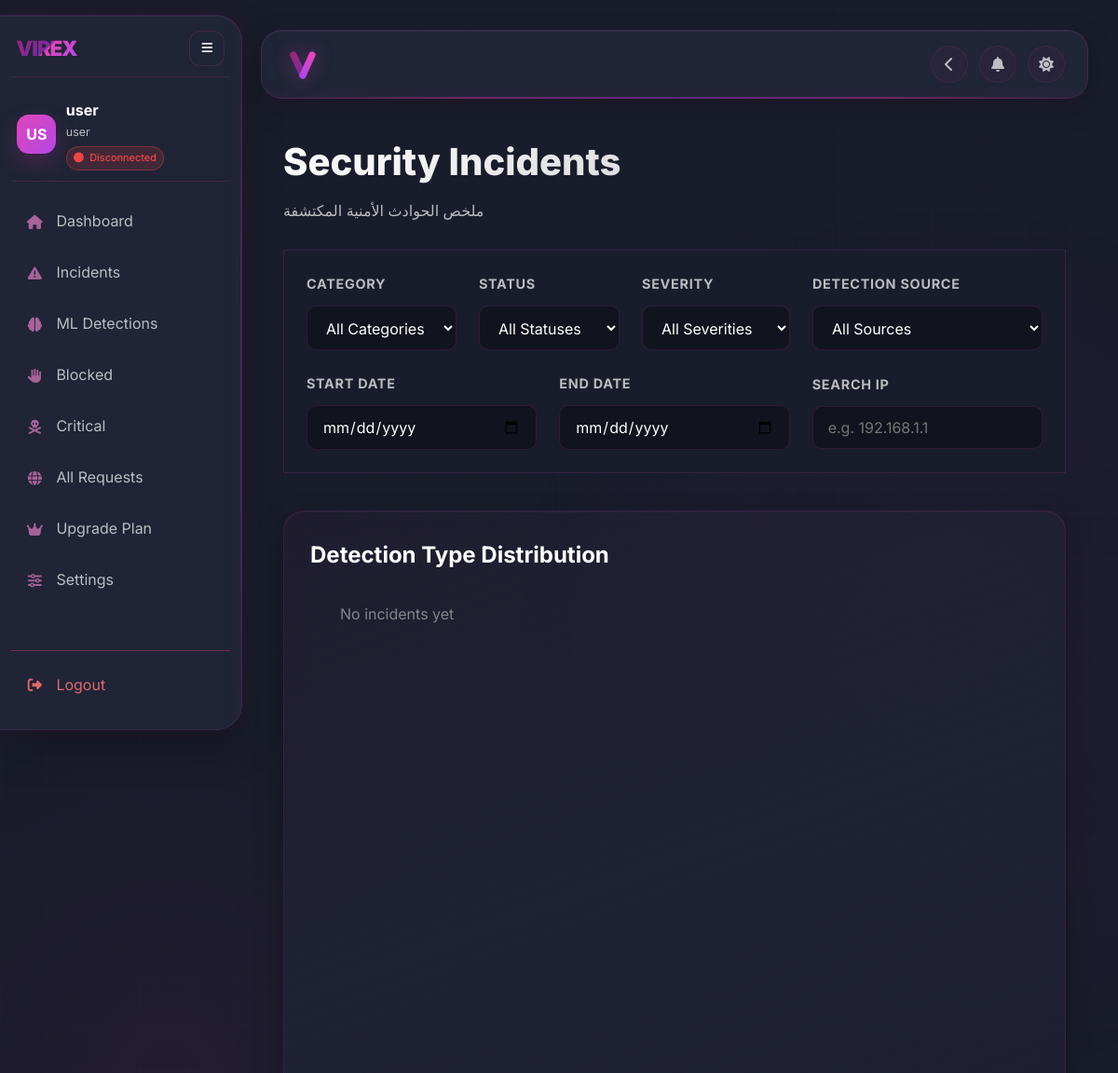
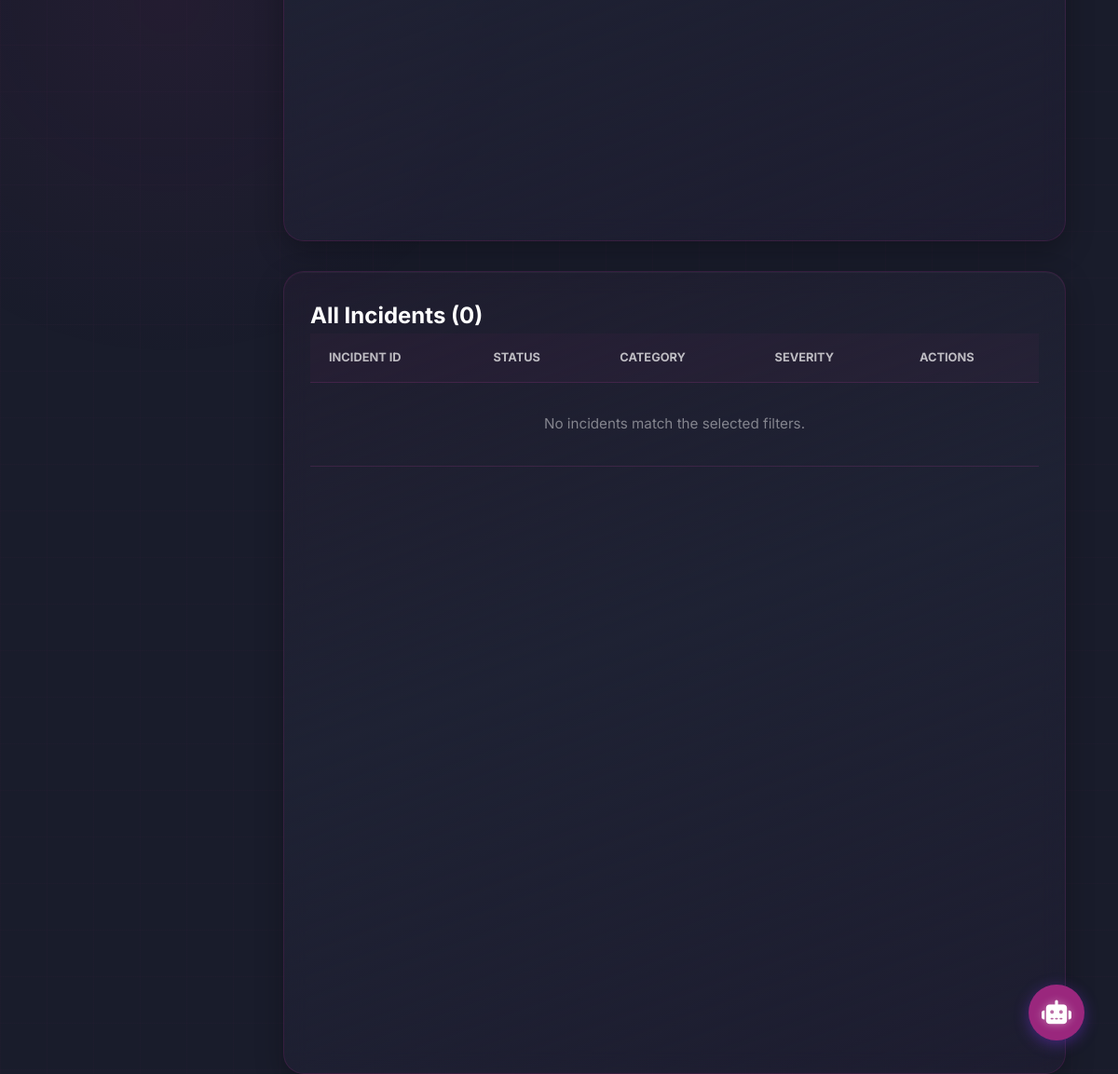
Page /incidents_list (signed in) on the committed database (2 pictures, top to bottom).
### tables this page shows
CREATE TABLE users (
    user_id INTEGER PRIMARY KEY AUTOINCREMENT,
    username TEXT NOT NULL UNIQUE,
    password_hash TEXT NOT NULL,
    email TEXT UNIQUE,
    role_id INTEGER,
    department_id INTEGER,
    is_active BOOLEAN DEFAULT 1,
    last_login TIMESTAMP,
    created_at TIMESTAMP DEFAULT CURRENT_TIMESTAMP,
    updated_at TIMESTAMP, reset_token TEXT, reset_token_expiry TIMESTAMP,
    FOREIGN KEY (role_id) REFERENCES roles(role_id),
    FOREIGN KEY (department_id) REFERENCES departments(department_id)
);

CREATE TABLE roles (
    role_id INTEGER PRIMARY KEY AUTOINCREMENT,
    name TEXT NOT NULL,
    description TEXT,
    created_at TIMESTAMP DEFAULT CURRENT_TIMESTAMP
);

### app/dashboard/routes.py (the view, shortened to what this page needs)
    @app.route('/incidents')
    @app.route('/incidents_list')
    @token_required
    def incidents_page(current_user):
        global dashboard
        incidents_list = []
        distribution = defaultdict(int)
        for inc in incidents_list:
            distribution[inc['detection_type']] += 1
        return render_template('incident_list.html',
                            incidents=incidents_list,
                            distribution=dict(distribution),
                            total_incidents=len(incidents_list),
                            user=current_user,
                            active_page='incidents')

### app/templates/incident_list.html (shortened to what this page needs)
{% extends "sidebar_layout.html" %} {% set active_page = 'incidents' %}  {% block stylesheets %}
<link
  rel="stylesheet"
  href="{{ url_for('static', filename='css/incident_list.css') }}"
/>
{% endblock %} {% block content %}
<main class="main-content">
  <header class="section-title">
    <h1>Security Incidents</h1>
    <p>
      {% if user.role == 'admin' %} Manage and respond to detected security
      threats. {% else %} ملخص الحوادث الأمنية المكتشفة {% endif %}
    </p>
  </header>
  <div class="filters-bar">
    <div class="filter-group">
      <label for="filter-category">Category</label>
      <select id="filter-category">
        <option value="all">All Categories</option>
      </select>
    </div>
    <div class="filter-group">
      <label for="filter-status">Status</label>
      <select id="filter-status">
        <option value="all">All Statuses</option>
      </select>
    </div>
    <div class="filter-group">
      <label for="filter-severity">Severity</label>
      <select id="filter-severity" onchange="filterTableBySeverity()">
        <option value="all">All Severities</option>
      </select>
    </div>
    <div class="filter-group" style="flex: 1">
      <label for="filter-detection">Detection Source</label>
      <select id="filter-detection" onchange="fetchIncidents()">
        <option value="all">All Sources</option>
      </select>
    </div>
    <div class="filter-group" style="flex: 1">
      <label for="filter-start">Start Date</label>
      <input type="date" id="filter-start" onchange="fetchIncidents()" />
    </div>
    <div class="filter-group" style="flex: 1">
      <label for="filter-end">End Date</label>
      <input type="date" id="filter-end" onchange="fetchIncidents()" />
    </div>
    <div class="filter-group" style="flex: 1">
      <label for="filter-ip">Search IP</label>
      <input
        type="text"
        id="filter-ip"
        onkeyup="renderTableFromState()"
        placeholder="e.g. 192.168.1.1"
        style="width: 100%"
      />
    </div>
  </div>
  <div class="table-card" style="margin-bottom: 2rem">
    <h2>Detection Type Distribution</h2>
    <div
      id="distribution-report"
      style="display: flex; gap: 2rem; padding: 1rem; flex-wrap: wrap"
    >
      {% if distribution %} {% for detection_type, count in distribution.items()
      %}
      <div
        style="
          background: var(--bg-color);
          padding: 1rem;
          border-radius: 8px;
          min-width: 150px;
          border: 1px solid var(--border-color);
          text-align: center;
        "
      >
        <div
          style="
            font-size: 0.8rem;
            color: var(--text-muted);
            margin-bottom: 0.5rem;
          "
        >
          {{ detection_type }}
        </div>
        <div
          style="
            font-size: 1.5rem;
            font-weight: 700;
            color: var(--primary-color);
          "
        >
          {{ count }}
        </div>
      </div>
      {% endfor %} {% else %}
      <div style="color: var(--text-muted); padding: 1rem">
        No incidents yet
      </div>
      {% endif %}
    </div>
  </div>
  <div class="table-card" style="width: 100%">
    <h2>All Incidents ({{ total_incidents }})</h2>
    <table class="data-table" aria-label="Security Incidents">
      <thead>
        <tr>
          <th scope="col">Incident ID</th>
          <th scope="col">Status</th>
          <th scope="col">Category</th>
          <th scope="col">Severity</th>
          <th scope="col">Actions</th>
        </tr>
      </thead>
      <tbody id="incidents-table-body">
      </tbody>
    </table>
  </div>
</main>
{% endblock %}

### app/templates/sidebar_layout.html (shortened to what this page needs)
<!doctype html>
<html lang="en" data-theme="dark">
  <head>
    <link
      rel="stylesheet"
      href="https://cdnjs.cloudflare.com/ajax/libs/font-awesome/6.5.1/css/all.min.css"
    />
    <link
      rel="stylesheet"
      href="{{ url_for('static', filename='css/theme.css') }}"
    />
    <link
      rel="stylesheet"
      href="{{ url_for('static', filename='css/dashboard.css') }}"
    />
    <link
      rel="stylesheet"
      href="{{ url_for('static', filename='css/layout.css') }}"
    />
    <link
      rel="stylesheet"
      href="{{ url_for('static', filename='css/sidebar_component.css') }}"
    />
    <link
      rel="stylesheet"
      href="{{ url_for('static', filename='css/chatbot.css') }}"
    />
    {% block stylesheets %}{% endblock %}
  </head>
  <body data-user-role="{{ user.role if user else 'guest' }}">
    <div class="dashboard-wrapper">
      {% include 'sidebar_component.html' %}
      <div class="main-wrapper" id="mainWrapper">
        <nav class="navbar">
          <div class="navbar-left">
            <div
              class="brand"
              onclick="location.href = '/'"
              style="cursor: pointer; display: flex; align-items: center; gap: 4px;"
            >
            </div>
          </div>
          <div class="nav-actions">
            {% block nav_actions %}
            <button
              class="btn-icon back-btn"
              onclick="history.back()"
              title="Go Back"
            >
              <i class="fas fa-chevron-left"></i>
            </button>
            <button
              class="btn-icon notification-bell"
              id="notification-bell"
              title="Notifications"
            >
              <i class="fas fa-bell" style="color: var(--text-secondary)"></i>
            </button>
            <button
              class="btn-icon"
              id="theme-toggle"
              title="Toggle Light/Dark Mode"
            >
              <i class="fas fa-circle-half-stroke"></i>
            </button>
            {% endblock %}
          </div>
        </nav>
        {% block content %}{% endblock %}
      </div>
    </div>
    {% include 'chatbot.html' %}
  </body>
</html>

### app/templates/sidebar_component.html (shortened to what this page needs)
<aside class="sidebar modern-sidebar" id="sidebar" aria-expanded="true">
  <div class="modern-sidebar__brand-row">
    <div class="sidebar-brand modern-sidebar__brand" style="display: flex; align-items: center; gap: 4px;">
      <span class="brand-v-icon">VIREX</span>
    </div>
    <button
      type="button"
      class="modern-sidebar__toggle"
      data-sidebar-toggle
      data-sidebar-target="sidebar"
      aria-label="Toggle sidebar"
      aria-controls="sidebar"
      aria-expanded="true"
    >
      <i class="fas fa-bars"></i>
    </button>
  </div>
  <div class="modern-sidebar__profile">
    <div class="modern-sidebar__profile-main">
      <div class="modern-sidebar__avatar" aria-hidden="true">
        {% if user and user.avatar_url %}
        <img
          src="{{ user.avatar_url }}"
          alt="avatar"
          style="
            width: 100%;
            height: 100%;
            object-fit: cover;
            border-radius: 13px;
          "
        />
        {% else %}
          {% if user and user.full_name %}
            {{ user.full_name[:2]|upper }}
          {% else %}
            {{ (user.username[:2] if user and user.username else 'US')|upper }}
          {% endif %}
        {% endif %}
      </div>
      <div class="modern-sidebar__profile-copy">
        <div class="modern-sidebar__username" id="sidebar-username" style="display: flex; align-items: center; gap: 8px;">
          {{ user.full_name if user and user.full_name else (user.username if user else 'User') }}
        </div>
        <div class="modern-sidebar__role">
          {{ user.role if user else 'Role' }}
        </div>
        <div
          class="modern-sidebar__status user-connection-status"
          id="sidebar-connection-status"
        >
        </div>
      </div>
    </div>
  </div>
  <nav class="modern-sidebar__nav" aria-label="Primary">
    <a
      href="/dashboard"
      class="modern-sidebar__item {% if active_page == 'dashboard' %}active{% endif %}"
    >
      <span class="modern-sidebar__icon"><i class="fas fa-home"></i></span>
      <span class="modern-sidebar__label">Dashboard</span>
    </a>
    <a
      href="/incidents"
      class="modern-sidebar__item {% if active_page == 'incidents' %}active{% endif %}"
    >
      <span class="modern-sidebar__icon"
        ><i class="fas fa-exclamation-triangle"></i
      ></span>
      <span class="modern-sidebar__label">Incidents</span>
    </a>
    <a
      href="/ml-detections"
      class="modern-sidebar__item {% if active_page == 'ml-detections' %}active{% endif %}"
    >
      <span class="modern-sidebar__icon"><i class="fas fa-brain"></i></span>
      <span class="modern-sidebar__label">ML Detections</span>
    </a>
    <a
      href="/blocked_page"
      class="modern-sidebar__item {% if active_page == 'blocked' %}active{% endif %}"
    >
      <span class="modern-sidebar__icon"><i class="fas fa-hand"></i></span>
      <span class="modern-sidebar__label">Blocked</span>
    </a>
    <a
      href="/critical"
      class="modern-sidebar__item {% if active_page == 'critical' %}active{% endif %}"
    >
      <span class="modern-sidebar__icon"
        ><i class="fas fa-skull-crossbones"></i
      ></span>
      <span class="modern-sidebar__label">Critical</span>
    </a>
    <a
      href="/requests"
      class="modern-sidebar__item {% if active_page == 'requests' %}active{% endif %}"
    >
      <span class="modern-sidebar__icon"><i class="fas fa-globe"></i></span>
      <span class="modern-sidebar__label">All Requests</span>
    </a>
    <a
      href="/pricing"
      class="modern-sidebar__item {% if active_page == 'pricing' %}active{% endif %}"
    >
      <span class="modern-sidebar__icon"><i class="fas fa-crown"></i></span>
      <span class="modern-sidebar__label">Upgrade Plan</span>
    </a>
    <a
      href="/settings"
      class="modern-sidebar__item {% if active_page == 'settings' %}active{% endif %}"
    >
      <span class="modern-sidebar__icon"><i class="fas fa-sliders"></i></span>
      <span class="modern-sidebar__label">Settings</span>
    </a>
  </nav>
  <div class="modern-sidebar__footer">
    <button type="button" class="modern-sidebar__logout" id="logout-btn">
      <span class="modern-sidebar__icon"
        ><i class="fas fa-right-from-bracket"></i
      ></span>
      <span class="modern-sidebar__label">Logout</span>
    </button>
  </div>
</aside>

### app/templates/chatbot.html (shortened to what this page needs)
<div class="chatbot-fab" id="chatbot-fab" title="Ask Dobby">
  <i class="fa-solid fa-robot"></i>
</div>

### rows in the picture
users: username "US", username "user"
roles: name "user"

### other values in the picture
{{ total_incidents }} "0"
